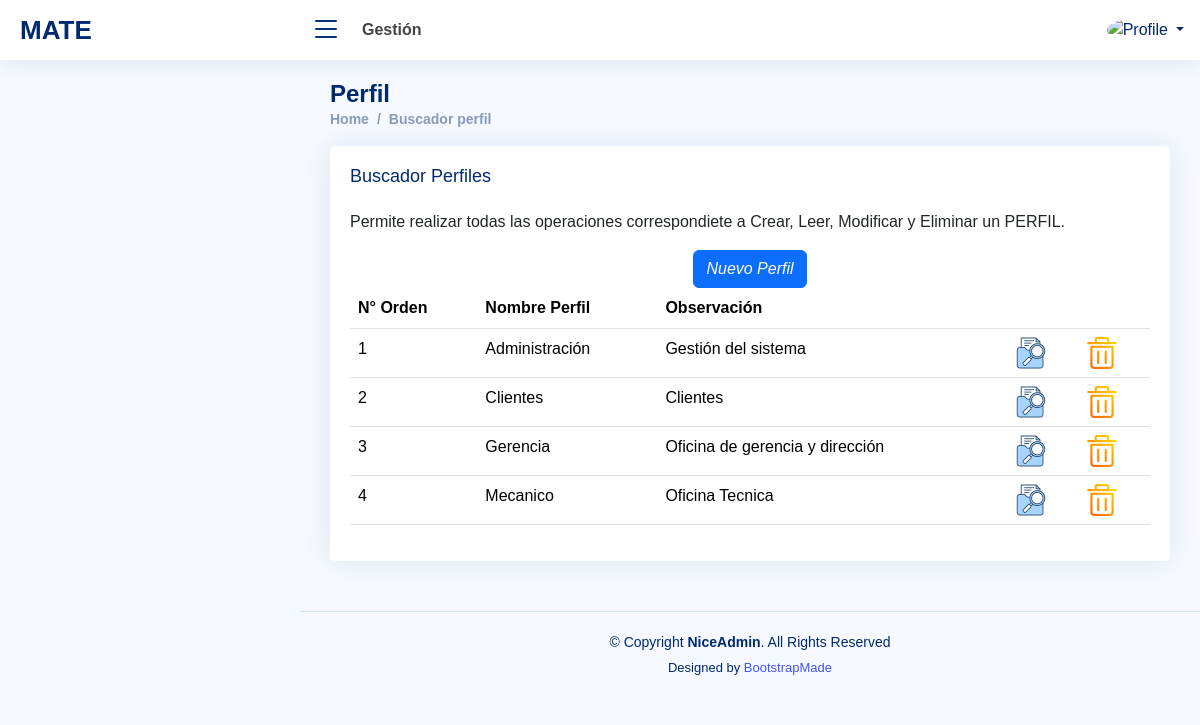
The app's page /buscadordisciplinas.php (signed in), older data.
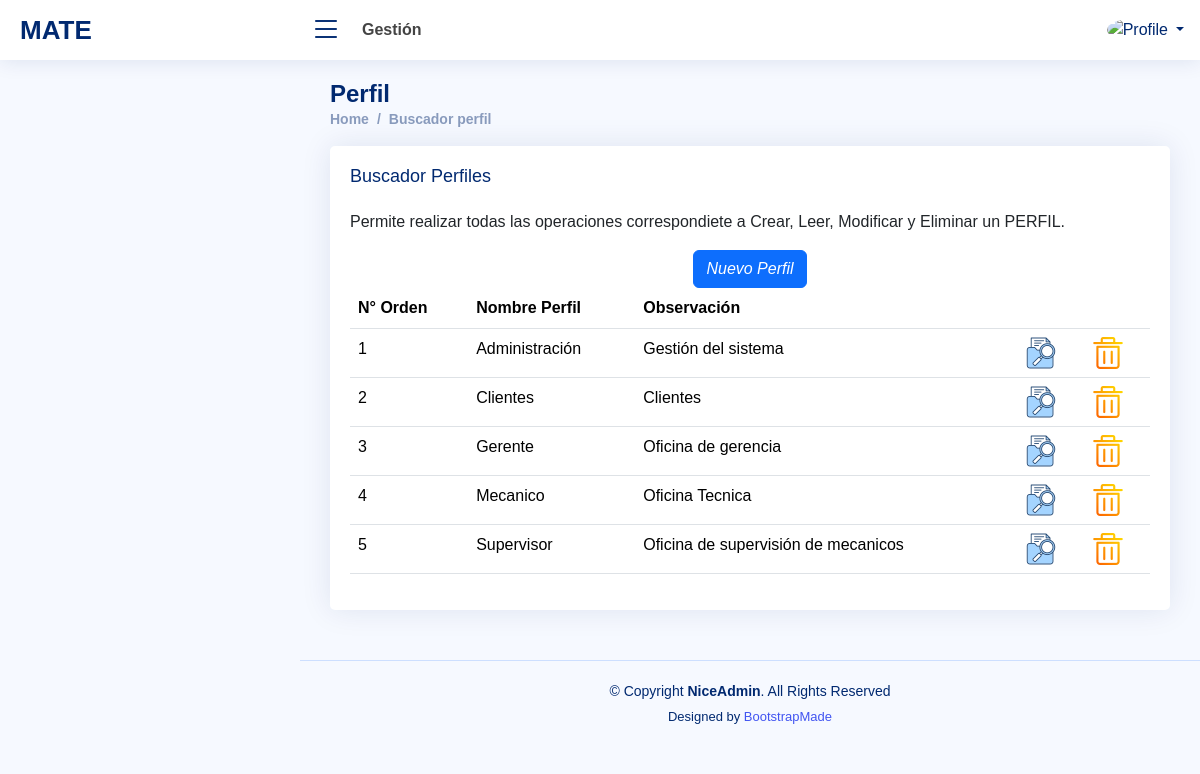
The same page, newer data.
### tables this page shows
CREATE TABLE `disciplinas` (
  `iddisciplina` int(11) NOT NULL AUTO_INCREMENT,
  `disciplina` varchar(30) DEFAULT NULL,
  `observacion` varchar(100) DEFAULT NULL,
  `accion` varchar(1) DEFAULT NULL,
  `idempleadoaccion` int(11) DEFAULT NULL,
  `fechaaccion` datetime DEFAULT NULL,
  PRIMARY KEY (`iddisciplina`)
);

### buscadordisciplinas.php (the view, shortened to what this page needs)
<!DOCTYPE html>
<html lang="en">
<head>
  <link href="assets/font/Open_Sans.css" rel="stylesheet">
  <link href="assets/vendor/bootstrap/css/bootstrap.min.css" rel="stylesheet">
  <link href="assets/vendor/bootstrap-icons/bootstrap-icons.css" rel="stylesheet">
  <link href="assets/vendor/boxicons/css/boxicons.min.css" rel="stylesheet">
  <link href="assets/vendor/quill/quill.snow.css" rel="stylesheet">
  <link href="assets/vendor/quill/quill.bubble.css" rel="stylesheet">
  <link href="assets/vendor/remixicon/remixicon.css" rel="stylesheet">
  <link href="assets/vendor/simple-datatables/style.css" rel="stylesheet">
  <link href="assets/css/style.css" rel="stylesheet">
</head>
<body>
<?php
  include "configuracion/conexion.php";
  if (isset($_SESSION['id']))
  {
    $tipousu=$_SESSION['tipo'];
    $foto=$_SESSION['foto'];
    $nombrecorto=$_SESSION['nombrecorto'];
  }
  else
  {
    echo "<script> window.location.href='index.html'</script>";
  }
?>
  <header id="header" class="header fixed-top d-flex align-items-center">
    <div class="d-flex align-items-center justify-content-between">
      <a href="home.php" class="logo d-flex align-items-center">
        <span class="d-none d-lg-block"><?php echo $_SESSION['nombreapp']; ?></span>
      </a>
      <i class="bi bi-list toggle-sidebar-btn"></i>
    </div>
    <div class="search-bar">
      <strong>Gestión</strong>
    </div>
    <nav class="header-nav ms-auto">
      <ul class="d-flex align-items-center">
        <li class="nav-item dropdown pe-3">
          <a class="nav-link nav-profile d-flex align-items-center pe-0" href="#" data-bs-toggle="dropdown">
            <img src="assets/img/<?php echo $foto; ?>" alt="Profile" class="rounded-circle">
            <span class="d-none d-md-block dropdown-toggle ps-2"><?php echo $nombrecorto; ?></span>
          </a>
        </li>
      </ul>
    </nav>
  </header>
  <main id="main" class="main">
    <div class="pagetitle">
      <h1>Perfil</h1>
      <nav>
        <ol class="breadcrumb">
          <li class="breadcrumb-item">
          <?php
            if (($tipousu=="Administración")||($tipousu=="Gerente")) echo "<a href='home.php'>Home</a>";
            else
            {
              echo "<a href='atenderordenes.php?ver=P'>Home</a>";
            }
          ?>
          </li>
          <li class="breadcrumb-item"><a href="buscadordisciplinas.php">Buscador perfil</a></li>
        </ol>
      </nav>
    </div>
    <section class="section">
      <div class="row">
        <div class="col-lg-12">
          <div class="card">
            <div class="card-body">
              <h5 class="card-title">Buscador Perfiles</h5>
              <p>Permite realizar todas las operaciones correspondiete a Crear, Leer, Modificar y Eliminar un PERFIL.</p>
                <div class="text-center">
                  <a href="adddisciplina.php">
                    <i class="btn btn-primary">Nuevo Perfil</i>
                  </a>
                </div>
              <?php
                  $sql = "SELECT a.`iddisciplina`,a.`disciplina`,a.`observacion`
                          FROM disciplinas a
                          WHERE a.`accion`!='B'
                          ORDER BY a.`disciplina` ASC;";
                  $result = $cnx->query($sql);
                  if (!$result)
                  {
                    die('Invalid query: ' . $mysqli->error);
                  }
                  else
                  {
              ?>
              <table class="table datatable">
                <thead>
                  <tr>
                    <th>N° Orden</th>
                    <th>Nombre Perfil</th>
                    <th>Observación</th>
                    <th>&nbsp;</th>
                    <th>&nbsp;</th>
                  </tr>
                </thead>
                <tbody>
                <?php
                    $fil=1;
                    while($row = mysqli_fetch_array($result))
                    {
                      echo "
                            <tr>
                              <td>".$fil."</td>
                              <td>".$row['disciplina']."</td>
                              <td>".$row['observacion']."</td>
                              <td><a href='cruddisciplina.php?iddisciplina=".$row['iddisciplina']."&accion=M'><img src='./assets/img/buscar.png' alt='Ver registro' srcset=''></a></td>
                              <td><a href='cruddisciplina.php?iddisciplina=".$row['iddisciplina']."&accion=B'><img src='./assets/img/eliminar.png' alt='Eliminar registro' srcset=''></a></td>
                            </tr>
                          ";
                      $fil=$fil+1;
                    }
                  }
                ?>
                </tbody>
              </table>
            </div>
          </div>
        </div>
      </div>
    </section>
  </main>
  <footer id="footer" class="footer">
    <div class="copyright">
      &copy; Copyright <strong><span>NiceAdmin</span></strong>. All Rights Reserved
    </div>
    <div class="credits">
      Designed by <a href="https://bootstrapmade.com/">BootstrapMade</a>
    </div>
  </footer>
</body>
</html>

### assets/css/style.css (style rules this page uses)
:root { scroll-behavior: smooth; }
body { font-family: "Open Sans", sans-serif; background: #f6f9ff; color: #444444; }
a { color: #4154f1; text-decoration: none; }
h1, h2, h3, h4, h5, h6 { font-family: "Nunito", sans-serif; }
#main { margin-top: 60px; padding: 20px 30px; transition: all 0.3s; }
.pagetitle { margin-bottom: 10px; }
.pagetitle h1 { font-size: 24px; margin-bottom: 0; font-weight: 600; color: #012970; }
.card { margin-bottom: 30px; border: none; border-radius: 5px; box-shadow: 0px 0 30px rgba(1, 41, 112, 0.1); }
.card-title { padding: 20px 0 15px 0; font-size: 18px; font-weight: 500; color: #012970; font-family: "Poppins", sans-serif; }
.card-body { padding: 0 20px 20px 20px; }
.breadcrumb { font-size: 14px; font-family: "Nunito", sans-serif; color: #899bbd; font-weight: 600; }
.breadcrumb a { color: #899bbd; transition: 0.3s; }
.breadcrumb .breadcrumb-item::before { color: #899bbd; }
.logo { line-height: 1; }
@media (min-width: 1200px) { .logo { width: 280px; } }
.logo span { font-size: 26px; font-weight: 700; color: #012970; font-family: "Nunito", sans-serif; }
.header { transition: all 0.5s; z-index: 997; height: 60px; box-shadow: 0px 2px 20px rgba(1, 41, 112, 0.1); background-color: #fff; padding-left: 20px; }
.header .toggle-sidebar-btn { font-size: 32px; padding-left: 10px; cursor: pointer; color: #012970; }
.header .search-bar { min-width: 360px; padding: 0 20px; }
.header-nav ul { list-style: none; }
.header-nav>ul { margin: 0; padding: 0; }
.header-nav .nav-profile { color: #012970; }
.header-nav .nav-profile img { max-height: 36px; }
.header-nav .nav-profile span { font-size: 14px; font-weight: 600; }
@media (min-width: 1200px) { #main, #footer { margin-left: 300px; } }
.footer { padding: 20px 0; font-size: 14px; transition: all 0.3s; border-top: 1px solid #cddfff; }
.footer .copyright { text-align: center; color: #012970; }
.footer .credits { padding-top: 5px; text-align: center; font-size: 13px; color: #012970; }

Row changes from the older to the newer data that the page shows:
changed disciplinas: disciplina "Gerencia" → "Gerente"; observacion "Oficina de gerencia y dirección" → "Oficina de gerencia"
added disciplinas: disciplina "Supervisor", observacion "Oficina de supervisión de mecanicos"
